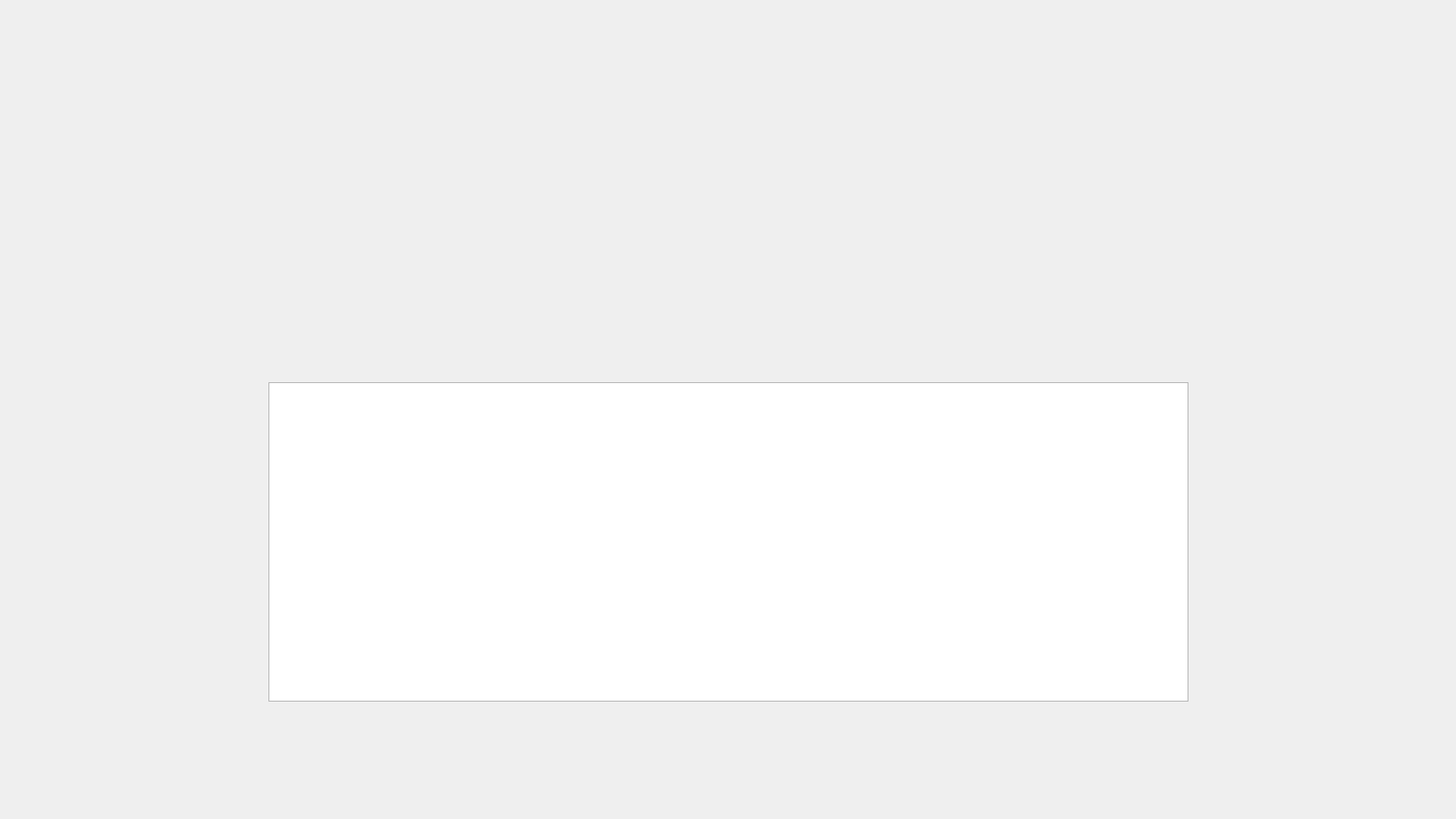
<?xml version="1.0" encoding="UTF-8"?>
<ui version="4.0">
 <class>User_View_car</class>
 <widget class="QWidget" name="User_View_car">
  <property name="geometry">
   <rect>
    <x>0</x>
    <y>0</y>
    <width>1600</width>
    <height>900</height>
   </rect>
  </property>
  <property name="windowTitle">
   <string>Form</string>
  </property>
  <widget class="QLabel" name="label">
   <property name="geometry">
    <rect>
     <x>0</x>
     <y>0</y>
     <width>1600</width>
     <height>900</height>
    </rect>
   </property>
   <property name="styleSheet">
    <string notr="true">background-image: url(:/User_view_car.jpg);</string>
   </property>
   <property name="text">
    <string/>
   </property>
  </widget>
  <widget class="QTableWidget" name="table">
   <property name="geometry">
    <rect>
     <x>295</x>
     <y>420</y>
     <width>1011</width>
     <height>351</height>
    </rect>
   </property>
  </widget>
 </widget>
 <resources/>
 <connections/>
</ui>
